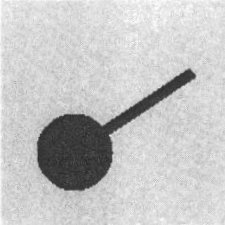
%> input picture Homework/Homework2/HW2_2017/input/Part_1/pendulum.jpg, 225 x 225 px
$ octave p1_matlab_code.m   (GNU Octave 9; MATLAB toolbox functions it lacks are replaced by stand-ins)
%> lines starting %> are read from the running program, lines starting %| are printed output that depends on the picture; in (x1, y1, x2, y2) boxes, pixels count from 0 and x2, y2 are one past the last pixel; in counts of white or black regions, pixels touching at a corner belong together; the program's own positions count from 1
% Read input image
src = imread('C:\\Users\\mmort\\GIT\\CprE575\\Homework\\Homework2\\HW2_2017\\input\\Part_1\\pendulum.jpg');
%> src is the input picture: size 225x225x3 uint8; min 39, max 255, mean 196.7

% Threshold image
src = rgb2gray(src);
%> src: size 225x225 uint8
src(src<120) = 0;
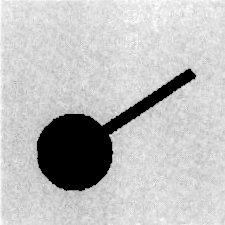
%> src: size 225x225 uint8; min 0, max 255, mean 189.9
src(src>=120) = 255;
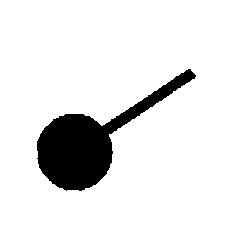
%> src: size 225x225 uint8; 88.7% white; 1 black region, box (x1, y1, x2, y2) and area: (37, 69, 196, 191) 5733

% Apply close operation to isolate disk
se = strel('disk', 12);
disk = imclose(src, se);
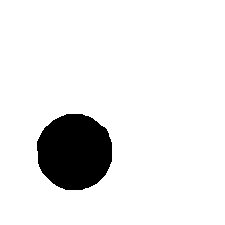
%> disk: size 225x225 uint8; 91% white; 1 black region, box (x1, y1, x2, y2) and area: (37, 114, 112, 190) 4556

% Manipulate disk and src to create handle
disk = imcomplement(disk);
src = imcomplement(src);
handle = src - disk;
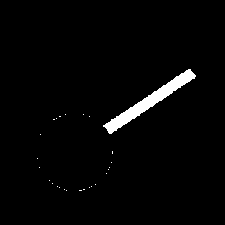
%> handle: size 225x225 uint8; 2.3% white; 26 white regions (25 under 20 px), largest, box (x1, y1, x2, y2) and area: (103, 69, 196, 134) 1145

% Remove noise from subtraction
se = strel('line', 5, 1);
handle = imerode(handle, se);
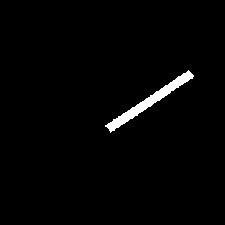
%> handle: size 225x225 uint8; 1.8% white; 1 white region, box (x1, y1, x2, y2) and area: (105, 70, 194, 133) 887
disk = imcomplement(disk);
handle = imcomplement(handle);

% Display results
figure; imshow(disk);
figure; imshow(handle);

% Write results
imwrite(disk, 'disk_matlab.jpg');
imwrite(handle, 'handle_matlab.jpg');
